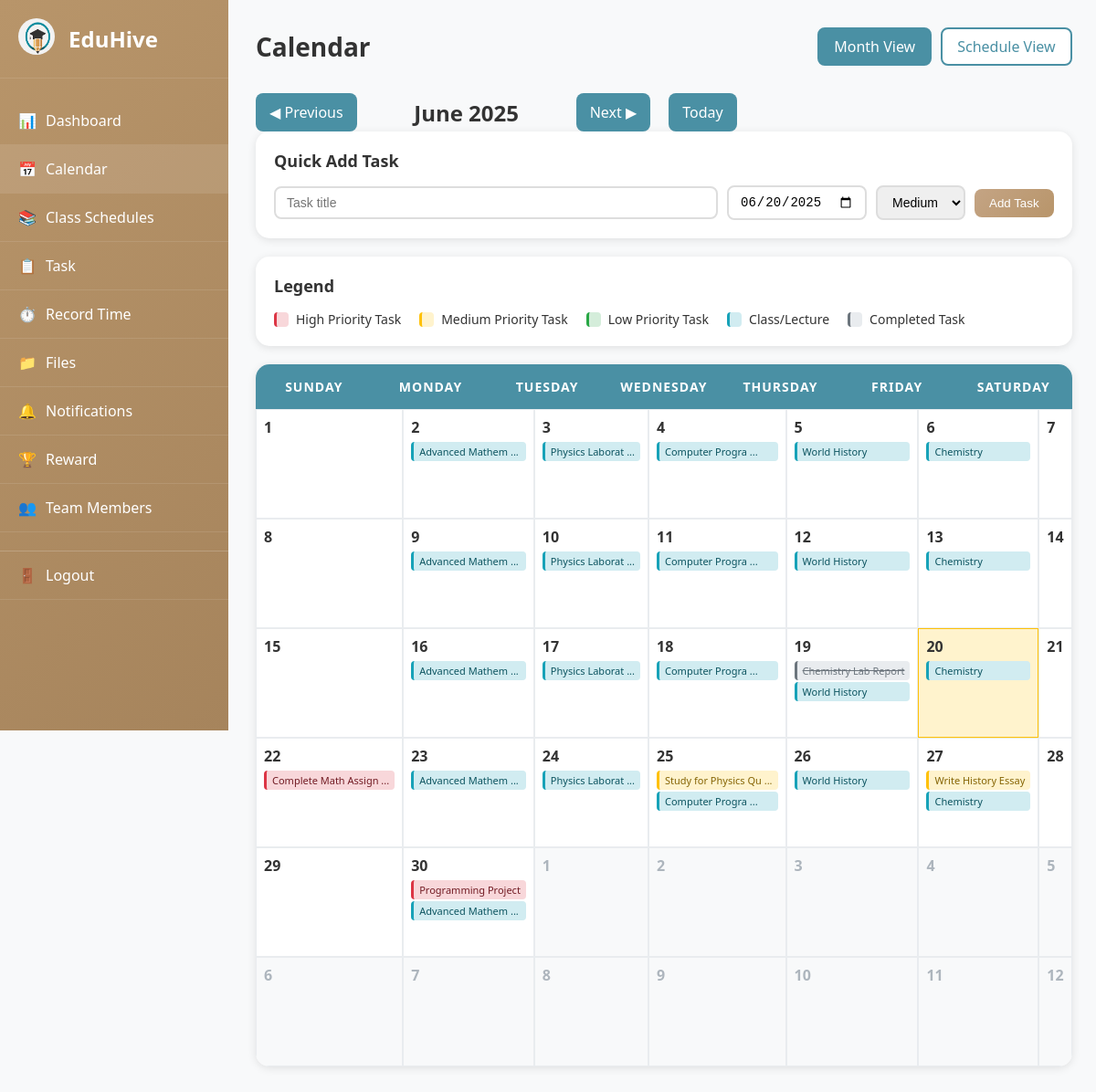
/calendar.php (signed in), run on the app's committed database.
### tables this page shows
CREATE TABLE `class_schedules` (
  `id` int(11) NOT NULL,
  `user_id` int(11) NOT NULL,
  `subject` varchar(100) NOT NULL,
  `course_code` varchar(20) DEFAULT NULL,
  `instructor` varchar(100) DEFAULT NULL,
  `day_of_week` enum('Monday','Tuesday','Wednesday','Thursday','Friday','Saturday','Sunday') NOT NULL,
  `start_time` time NOT NULL,
  `end_time` time NOT NULL,
  `location` varchar(100) DEFAULT NULL,
  `room` varchar(50) DEFAULT NULL,
  `semester` varchar(20) DEFAULT NULL,
  `created_at` timestamp NOT NULL DEFAULT current_timestamp()
);

CREATE TABLE `tasks` (
  `id` int(11) NOT NULL,
  `user_id` int(11) NOT NULL,
  `title` varchar(200) NOT NULL,
  `description` text DEFAULT NULL,
  `priority` enum('low','medium','high') DEFAULT 'medium',
  `status` enum('pending','in_progress','completed') DEFAULT 'pending',
  `due_date` date DEFAULT NULL,
  `reminder_date` datetime DEFAULT NULL,
  `course` varchar(100) DEFAULT NULL,
  `created_at` timestamp NOT NULL DEFAULT current_timestamp(),
  `updated_at` timestamp NOT NULL DEFAULT current_timestamp() ON UPDATE current_timestamp()
);

### calendar.php (the view, shortened to what this page needs)
<?php
$user = getCurrentUser();
$database = new Database();
$db = $database->getConnection();
$current_month = isset($_GET['month']) ? (int)$_GET['month'] : date('n');
$current_year = isset($_GET['year']) ? (int)$_GET['year'] : date('Y');
$first_day = mktime(0, 0, 0, $current_month, 1, $current_year);
$month_name = date('F Y', $first_day);
$first_day_of_week = date('w', $first_day);
try {
    $start_date = date('Y-m-01', $first_day);
    $end_date = date('Y-m-t', $first_day);
    $stmt = $db->prepare("
        SELECT id, title, due_date, priority, status, course
        FROM tasks
        WHERE user_id = ? AND due_date BETWEEN ? AND ?
        ORDER BY due_date, priority DESC
    ");
    $stmt->execute([$user['id'], $start_date, $end_date]);
    $tasks = $stmt->fetchAll();
    $tasks_by_date = [];
    foreach ($tasks as $task) {
        $day = (int)date('j', strtotime($task['due_date']));
        if (!isset($tasks_by_date[$day])) {
            $tasks_by_date[$day] = [];
        }
        $tasks_by_date[$day][] = $task;
    }
} catch (Exception $e) {
    $tasks_by_date = [];
}
try {
    $stmt = $db->prepare("
        SELECT id, subject, day_of_week, start_time, end_time, location, room, instructor
        FROM class_schedules
        WHERE user_id = ?
        ORDER BY start_time
    ");
    $stmt->execute([$user['id']]);
    $classes = $stmt->fetchAll();
    $classes_by_day = [];
    foreach ($classes as $class) {
        $day_name = $class['day_of_week'];
        if (!isset($classes_by_day[$day_name])) {
            $classes_by_day[$day_name] = [];
        }
        $classes_by_day[$day_name][] = $class;
    }
} catch (Exception $e) {
    $classes_by_day = [];
}
$prev_month = $current_month - 1;
$prev_year = $current_year;
$next_month = $current_month + 1;
$next_year = $current_year;
?>
<!DOCTYPE html>
<html lang="en">
<head>
</head>
<body>
    <?php include_once 'sidebar.php'; ?>
    <div class="main-content">
        <div class="page-header">
            <h1 class="page-title">Calendar</h1>
            <div class="view-toggle">
                <a href="calendar.php" class="toggle-btn active">Month View</a>
                <a href="class_schedule.php" class="toggle-btn">Schedule View</a>
            </div>
        </div>
        <div class="calendar-nav">
            <a href="?month=<?php echo $prev_month; ?>&year=<?php echo $prev_year; ?>" class="nav-btn">
                ◀ Previous
            </a>
            <h2 class="month-title"><?php echo $month_name; ?></h2>
            <a href="?month=<?php echo $next_month; ?>&year=<?php echo $next_year; ?>" class="nav-btn">
                Next ▶
            </a>
            <a href="calendar.php" class="nav-btn">Today</a>
        </div>
        <div class="quick-add">
            <h3 class="quick-add-title">Quick Add Task</h3>
            <form class="quick-add-form" action="task.php" method="POST">
                <input type="text" name="title" class="quick-input title" placeholder="Task title" required>
                <input type="date" name="due_date" class="quick-input" value="<?php echo date('Y-m-d'); ?>">
                <select name="priority" class="quick-input">
                    <option value="medium" selected>Medium</option>
                </select>
                <button type="submit" class="quick-btn">Add Task</button>
            </form>
        </div>
        <div class="calendar-legend">
            <h3 class="legend-title">Legend</h3>
            <div class="legend-items">
                <div class="legend-item">
                    <div class="legend-color high"></div>
                    <span class="legend-text">High Priority Task</span>
                </div>
                <div class="legend-item">
                    <div class="legend-color medium"></div>
                    <span class="legend-text">Medium Priority Task</span>
                </div>
                <div class="legend-item">
                    <div class="legend-color low"></div>
                    <span class="legend-text">Low Priority Task</span>
                </div>
                <div class="legend-item">
                    <div class="legend-color class"></div>
                    <span class="legend-text">Class/Lecture</span>
                </div>
                <div class="legend-item">
                    <div class="legend-color completed"></div>
                    <span class="legend-text">Completed Task</span>
                </div>
            </div>
        </div>
        <div class="calendar-container">
            <div class="calendar-header">
                <div class="calendar-header-day">Sunday</div>
                <div class="calendar-header-day">Monday</div>
                <div class="calendar-header-day">Tuesday</div>
                <div class="calendar-header-day">Wednesday</div>
                <div class="calendar-header-day">Thursday</div>
                <div class="calendar-header-day">Friday</div>
                <div class="calendar-header-day">Saturday</div>
            </div>
            <div class="calendar-grid">
                <?php
                $start_date = $first_day - ($first_day_of_week * 86400);
                for ($i = 0; $i < 42; $i++) {
                    $current_date = $start_date + ($i * 86400);
                    $day_number = date('j', $current_date);
                    $day_month = date('n', $current_date);
                    $day_year = date('Y', $current_date);
                    $day_name = date('l', $current_date);
                    $is_today = (date('Y-m-d', $current_date) === date('Y-m-d'));
                    $is_current_month = ($day_month == $current_month && $day_year == $current_year);
                    $class_names = ['calendar-day'];
                    if (!$is_current_month) $class_names[] = 'other-month';
                    if ($is_today) $class_names[] = 'today';
                    ?>
                    <div class="<?php echo implode(' ', $class_names); ?>">
                        <div class="day-number"><?php echo $day_number; ?></div>
                        <div class="day-content">
                            <?php if ($is_current_month): ?>
                                <?php if (isset($tasks_by_date[$day_number])): ?>
                                    <?php foreach ($tasks_by_date[$day_number] as $task): ?>
                                        <div class="task-item <?php echo $task['priority']; ?> <?php echo $task['status']; ?>"
                                             onclick="showTaskDetails(<?php echo htmlspecialchars(json_encode($task)); ?>)"
                                             title="<?php echo htmlspecialchars($task['title']); ?>">
                                            <?php echo htmlspecialchars(substr($task['title'], 0, 20)); ?>
                                            <?php if (strlen($task['title']) > 20) echo '...'; ?>
                                        </div>
                                    <?php endforeach; ?>
                                <?php endif; ?>
                                <?php if (isset($classes_by_day[$day_name])): ?>
                                    <?php foreach ($classes_by_day[$day_name] as $class): ?>
                                        <div class="class-item"
                                             onclick="showClassDetails(<?php echo htmlspecialchars(json_encode($class)); ?>)"
                                             title="<?php echo htmlspecialchars($class['subject']); ?>">
                                            <?php echo htmlspecialchars(substr($class['subject'], 0, 15)); ?>
                                            <?php if (strlen($class['subject']) > 15) echo '...'; ?>
                                        </div>
                                    <?php endforeach; ?>
                                <?php endif; ?>
                            <?php endif; ?>
                        </div>
                    </div>
                    <?php
                }
                ?>
            </div>
        </div>
    </div>
</body>
</html>

### data on the page
class_schedules: subject "Advanced Mathem"
class_schedules: subject "Physics Laborat"
class_schedules: subject "Computer Progra"
class_schedules: subject "World History"
class_schedules: subject "Chemistry"
tasks: title "Chemistry Lab Report"
tasks: title "Complete Math Assign"
tasks: title "Study for Physics Qu"
tasks: title "Write History Essay"
tasks: title "Programming Project"

### other printed values
$item['icon'] "📊"
$item['label'] "Dashboard"
$item['icon'] "📅"
$item['label'] "Calendar"
$item['icon'] "📚"
$item['label'] "Class Schedules"
$item['icon'] "📋"
$item['label'] "Task"
$item['icon'] "⏱️"
$item['label'] "Record Time"
$item['icon'] "📁"
$item['label'] "Files"
$item['icon'] "🔔"
$item['label'] "Notifications"
$item['icon'] "🏆"
